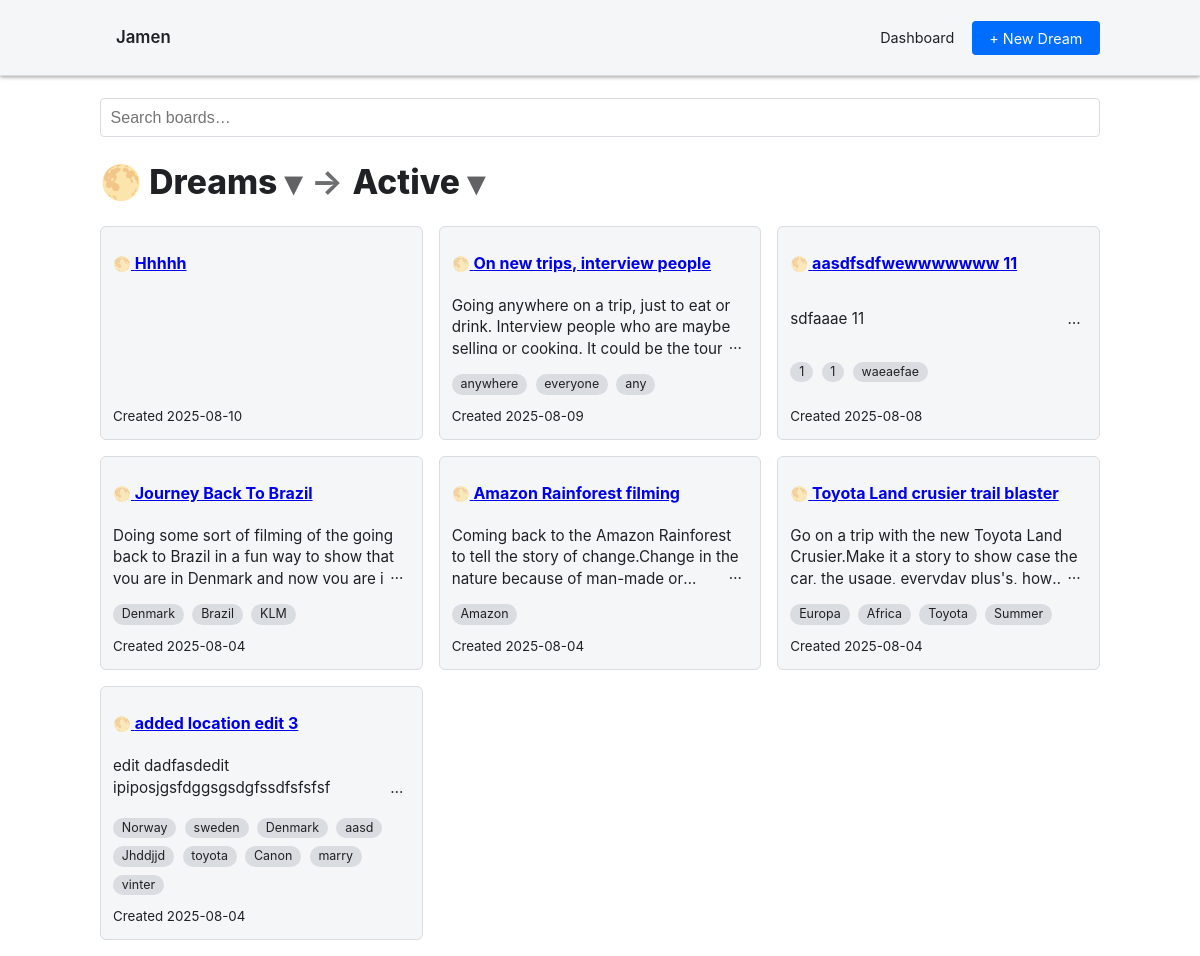
/dashboard, run on the app's committed database.
### tables this page shows
CREATE TABLE `dream_boards` (
  `id` int NOT NULL,
  `slug` char(10) DEFAULT NULL,
  `user_id` int DEFAULT NULL,
  `title` varchar(255) DEFAULT NULL,
  `description` text,
  `created_at` datetime DEFAULT CURRENT_TIMESTAMP,
  `updated_at` datetime DEFAULT CURRENT_TIMESTAMP ON UPDATE CURRENT_TIMESTAMP,
  `archived` tinyint(1) NOT NULL DEFAULT '0',
  `deleted_at` datetime DEFAULT NULL,
  `type` varchar(20) DEFAULT 'dream'
);

### controllers/home.php (called while the page is built, shortened)
<?php
require_once __DIR__ . '/../models/dream.php';
require_once __DIR__ . '/../app/auth.php';
class home_controller
{
    public static function dashboard()         { self::loadDashboard('dream', 'active'); }
    private static function loadDashboard(string $type, string $filter): void
    {
        global $db, $currentUserId;
        $boardType  = $type;
        $dreams     = dream_model::listByType($db, $currentUserId, $type, $filter);
        include __DIR__ . '/../views/dashboard.php';
        $content = ob_get_clean();
		$noSidebar = true;
		include __DIR__ . '/../views/layout.php';
    }
}

### index.php (called while the page is built, shortened)
<?php
require_once __DIR__.'/app/routes.php';
$uri = parse_url($_SERVER['REQUEST_URI'], PHP_URL_PATH);
route(rtrim($uri,'/'));
?>

### app/auth.php (called while the page is built, shortened)
<?php
$currentUserId = (int) $_SESSION['user_id'];

### models/dream.php (called while the page is built, shortened)
<?php
class dream_model
{
	public static function getAnchors(PDO $db, int $boardId): array
	{
		$map = [
			'locations' => ['table' => 'dream_locations', 'col' => 'location'],
			'brands'    => ['table' => 'dream_brands',    'col' => 'brand'],
			'people'    => ['table' => 'dream_people',    'col' => 'person'],
			'seasons'   => ['table' => 'dream_seasons',   'col' => 'season'],
		];
		$anchors = [];
		foreach ($map as $type => $info) {
			$sql  = "SELECT {$info['col']} AS val FROM {$info['table']} WHERE dream_id = ?";
			$stmt = $db->prepare($sql);
			$stmt->execute([$boardId]);
			$anchors[$type] = $stmt->fetchAll(PDO::FETCH_COLUMN);
		}
		return $anchors;
	}
	public static function listByType(PDO $db, int $userId, string $type, string $filter): array
	{
		$where = "user_id = ? AND type = ?";
		if ($filter === 'archived') {
			$where .= " AND archived = 1 AND deleted_at IS NULL";
		} elseif ($filter === 'trash') {
			$where .= " AND deleted_at IS NOT NULL";
		} else {
			$where .= " AND archived = 0 AND deleted_at IS NULL";
		}
		$stmt = $db->prepare("
			SELECT id, slug, title, description, created_at, deleted_at
			FROM dream_boards
			WHERE $where
			ORDER BY created_at DESC
		");
		$stmt->execute([$userId, $type]);
		$boards = $stmt->fetchAll(PDO::FETCH_ASSOC);
		foreach ($boards as &$b) {
			$b['anchors'] = self::getAnchors($db, (int)$b['id']);
		}
		return $boards;
	}
}

### views/dashboard.php (the view, shortened to what this page needs)
<?php
$boardLabels = [
  'dream'  => '🌕 Dreams',
  'vision' => '📄 Visions',
  'mood'   => '🎨 Moods',
  'trip'   => '🗺️ Trips',
];
$boardType   = $boardType ?? 'dream';
$filter      = $filter ?? 'active';
$activeLabel = ucfirst($filter);
$currentTypeLabel = $boardLabels[$boardType] ?? 'Boards';
?>
<input id="search" type="search" placeholder="Search boards…" style="width:100%;margin-bottom:1rem;padding:.6rem;border:1px solid var(--border);border-radius:4px;">
<h1 class="dash-title">
  <span class="dash-dd" id="dd-type">
    <button type="button" aria-haspopup="menu" aria-expanded="false">
      <span><?= htmlspecialchars($currentTypeLabel) ?></span>
      <span class="chev">▾</span>
    </button>
  </span>
  <span class="sep">→</span>
  <span class="dash-dd" id="dd-state">
    <button type="button" aria-haspopup="menu" aria-expanded="false">
      <span><?= htmlspecialchars($activeLabel) ?></span>
      <span class="chev">▾</span>
    </button>
  </span>
</h1>
<?php if (empty($dreams)): ?>
  <div class="empty-state">
    <p>No <?= htmlspecialchars($filter) ?> boards found.</p>
    <?php if ($filter === 'active' && $boardType !== 'trip'): ?>
      <a class="btn" href="/<?= $boardType ?>s/new">➕ Create Your First <?= htmlspecialchars($boardTypes[$boardType] ?? ucfirst($boardType)) ?></a>
    <?php elseif ($boardType === 'trip'): ?>
      <span class="hint" style="opacity:.75;">Trips are generated when a Vision is paired with a Mood board.</span>
    <?php endif; ?>
  </div>
<?php else: ?>
  <div class="dashboard-grid">
    <?php foreach ($dreams as $d): ?>
      <div class="dashboard-card">
        <h3>
          <a href="/<?= $boardType ?>s/<?= htmlspecialchars($d['slug']) ?>">
            <span class="board-tag board-tag-<?= $boardType ?>">
              <?= htmlspecialchars(mb_substr($boardLabels[$boardType] ?? '❓', 0, 2)) ?>
            </span>
            <?= htmlspecialchars($d['title']) ?>
          </a>
        </h3>
        <?php if (!empty($d['description'])): ?>
          <div class="card-excerpt">
            <?= htmlspecialchars(strip_tags($d['description'])) ?>
          </div>
        <?php endif; ?>
        <div class="card-chips">
          <?php foreach (($d['anchors'] ?? []) as $list): ?>
            <?php foreach ($list as $val): ?>
              <span class="chip"><?= htmlspecialchars($val) ?></span>
            <?php endforeach; ?>
          <?php endforeach; ?>
        </div>
        <small class="text-muted">
          <?= $filter === 'trash'
            ? 'Deleted ' . date('Y-m-d', strtotime($d['deleted_at']))
            : 'Created ' . date('Y-m-d', strtotime($d['created_at'])) ?>
        </small>
      </div>
    <?php endforeach; ?>
  </div>
<?php endif; ?>

### app/routes.php (shortened to what this page needs)
<?php
function route(string $uri): void
{
    foreach ($routes as $pattern => $target) {
        if (preg_match('@^' . $pattern . '$@', $uri, $matches)) {
            $class = $target[0] . '_controller';
            if (is_callable([$class, $target[1]])) {
                call_user_func_array(
                    [$class, $target[1]],
                    array_slice($matches, 1)
                );
                return;
            }
        }
    }
}
?>

### views/layout.php (shortened to what this page needs)
<!doctype html>
<html lang="en">
<head>
  <?php include __DIR__ . '/partials/head.php'; ?>
</head>
<body>
<header>
  <?php include __DIR__ . '/partials/topbar.php'; ?>
</header>
<?php if (!empty($noSidebar) && $noSidebar === true): ?>
  <div class="container">
    <main><?= $content ?? '' ?></main>
  </div>
<?php endif; ?>
</body>
</html>

### views/partials/head.php (shortened to what this page needs)
<link rel="stylesheet" href="/public/css/style.css?v=9">

### views/partials/topbar.php
<div class="container">
  <a href="/" style="font-weight:600;font-size:1.05rem">Jamen</a>
  <nav>
    <a href="/dashboard">Dashboard</a>
    <a href="/dreams/new" class="btn" style="margin-left:.8rem">+ New Dream</a>
  </nav>
</div>

### public/css/style.css (style rules this page uses)
:root { --bg-base: #1c1d22; --bg-card: #26272d; --accent: #4dabf7; --accent-hover: #71c5ff; --border: #393a40; --text-main: #e9e9ef; --text-muted: #9a9ba1; --radius: 8px; --space: 1.2rem; --shadow: 0 1px 4px rgba(0,0,0,.4); }
@media (prefers-color-scheme: light) { :root, body.light { --bg-base: #ffffff; --bg-card: #f4f6f8; --accent: #006dff; --accent-hover: #096bff; --border: #d9dce0; --text-main: #202124; --text-muted: #5f6368; } }
body { margin:0; font-family: Inter, Roboto, system-ui,-apple-system,sans-serif; background:var(--bg-base); color:var(--text-main); }
header { background:var(--bg-card); border-bottom:1px solid var(--border); box-shadow:var(--shadow); }
header .container { display:flex;align-items:center;justify-content:space-between;padding:.8rem var(--space); }
header a { color:var(--text-main);margin-left:1rem;text-decoration:none;font-size:.9rem; }
.container { width:min(92%,1000px);margin:auto;padding:var(--space) 0; }
.btn { background:var(--accent);color:#fff;border:0;border-radius:4px; padding:.55rem 1.1rem;font-size:.9rem;cursor:pointer; transition:background .15s; }
h1,h2,h3 { margin:.4rem 0 .8rem; }
h1 { font-size:1.6rem; }
h3 { font-size:1rem;color:var(--accent); }
.chip { display:inline-block;margin:.15rem .25rem .25rem 0;padding:.25rem .55rem; background:var(--border);border-radius:16px;font-size:.78rem; color:var(--text-main);line-height:1; }
.dashboard-grid { display: grid; grid-template-columns: repeat(auto-fit, minmax(280px, 1fr)); gap: 1.5rem; margin-top: 1.5rem; }
.dashboard-card { background: var(--bg-card); border: 1px solid var(--border); border-radius: var(--radius); padding: 1rem; display: flex; flex-direction: column; justify-content: space-between; transition: transform .15s, box-shadow .15s; }
.card-excerpt { color: var(--text-main); font-size: .95rem; line-height: 1.3; max-height: 3.9em; overflow: hidden; position: relative; }
.card-excerpt:after { content: '…'; position: absolute; bottom: 0; right: 0; background: var(--bg-card); padding: 0 .4rem; }
.card-chips { margin: .8rem 0; }
.card-excerpt { display: -webkit-box; -webkit-line-clamp: 3; -webkit-box-orient: vertical; overflow: hidden; margin: .5rem 0 1rem; color: var(--text-main); font-size: .95rem; line-height: 1.4; }
.dashboard-grid { display:grid; grid-template-columns:repeat(auto-fit,minmax(280px,1fr)); gap:1rem; }
.dashboard-card { background:var(--bg-card); border:1px solid var(--border); border-radius:var(--radius); padding:1rem; display:flex; flex-direction:column; }
.card-excerpt { display:-webkit-box; -webkit-line-clamp:3; -webkit-box-orient:vertical; overflow:hidden; margin:.5rem 0; color:var(--text-main); line-height:1.4; }
.card-chips { margin:.5rem 0; }
.dashboard-card { position: relative; }
body { font-size: 1rem; line-height: 1.5; }
.container { padding: 1rem; max-width: 100%; margin: 0 auto; }
h1, h2, h3 { margin-top: 0.75rem; margin-bottom: 0.5rem; }
input, textarea, select, button { font-size: 1rem; border-radius: 4px; }
input, textarea, select { width: 100%; margin-bottom: 1rem; padding: 0.75rem; border: 1px solid var(--border); }
.dashboard-grid { display: flex; flex-direction: column; gap: 1rem; }
.dashboard-card { padding: 0.75rem; border: 1px solid var(--border); border-radius: 6px; }
header { display: flex; align-items: center; padding: 0.75rem 1rem; justify-content: space-between; }
header nav { display: none; }
@media (min-width: 600px) { .dashboard-grid { display: grid; grid-template-columns: repeat(auto-fit, minmax(280px, 1fr)); } }
@media (min-width: 600px) { header nav { display: block; } }
.board-tag { font-size: 0.9rem; opacity: 0.8; margin-bottom: 0.3rem; display: inline-block; }
.board-tag-dream { color: #aaa; }

### views/dashboard.php (style rules this page uses)
.dash-title { display:flex; align-items:center; gap:.6rem; font-weight:800; font-size:2.1rem; line-height:1.15; margin: .6rem 0 1rem; }
.dash-title .sep { opacity:.65; font-weight:700; }
.dash-dd { position:relative; display:inline-block; }
.dash-dd button { display:inline-flex; align-items:center; gap:.45rem; background:transparent; border:0; color:inherit; font: inherit; padding:0; cursor:pointer; }
.dash-dd .chev { display:inline-block; transform:translateY(1px); opacity:.7; transition:transform .12s ease; }
#search { margin-top:.4rem!important; }

### data on the page
dream_boards: title "Hhhhh", created_at "2025-08-10"
dream_boards: title "On new trips, interview people", description "Going anywhere on a trip, just to eat or drink. Interview people who are maybe selling or cooking. It could be the…", val "anywhere", val "everyone", val "any", created_at "2025-08-09"
dream_boards: title "aasdfsdfwewwwwwww 11", description "sdfaaae 11", val "1", val "waeaefae", created_at "2025-08-08"
dream_boards: title "Journey Back To Brazil", description "Doing some sort of filming of the going back to Brazil in a fun way to show that you are in Denmark and now you are…", val "Denmark", val "Brazil", val "KLM", created_at "2025-08-04"
dream_boards: title "Amazon Rainforest filming", description "Coming back to the Amazon Rainforest to tell the story of change.Change in the nature because of man-made…", val "Amazon", created_at "2025-08-04"
dream_boards: title "Toyota Land crusier trail blaster", description "Go on a trip with the new Toyota Land Crusier.Make it a story to show case the car, the usage, everyday plus's,…", val "Europa", val "Africa", val "Toyota", val "Summer", created_at "2025-08-04"
dream_boards: title "added location edit 3", description "edit dadfasdedit ipiposjgsfdggsgsdgfssdfsfsfsf", val "Norway", val "sweden", val "Denmark", val "aasd", val "Jhddjjd", val "toyota", val "Canon", val "marry", val "vinter", created_at "2025-08-04"
